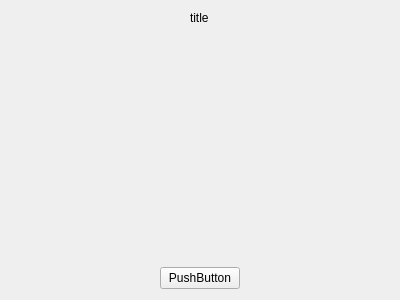
<?xml version="1.0" encoding="UTF-8"?>
<ui version="4.0">
 <class>QJTAGUI</class>
 <widget class="MdiChild" name="QJTAGUI">
  <property name="geometry">
   <rect>
    <x>0</x>
    <y>0</y>
    <width>400</width>
    <height>300</height>
   </rect>
  </property>
  <property name="windowTitle">
   <string>Form</string>
  </property>
  <layout class="QVBoxLayout" name="verticalLayout">
   <item alignment="Qt::AlignHCenter">
    <widget class="QLabel" name="title">
     <property name="text">
      <string>title</string>
     </property>
    </widget>
   </item>
   <item>
    <spacer name="verticalSpacer">
     <property name="orientation">
      <enum>Qt::Vertical</enum>
     </property>
     <property name="sizeHint" stdset="0">
      <size>
       <width>20</width>
       <height>40</height>
      </size>
     </property>
    </spacer>
   </item>
   <item alignment="Qt::AlignHCenter">
    <widget class="QPushButton" name="execButton">
     <property name="text">
      <string>PushButton</string>
     </property>
    </widget>
   </item>
  </layout>
 </widget>
 <customwidgets>
  <customwidget>
   <class>MdiChild</class>
   <extends>QWidget</extends>
   <header>../api/api.h</header>
   <container>1</container>
  </customwidget>
 </customwidgets>
 <resources/>
 <connections/>
</ui>
